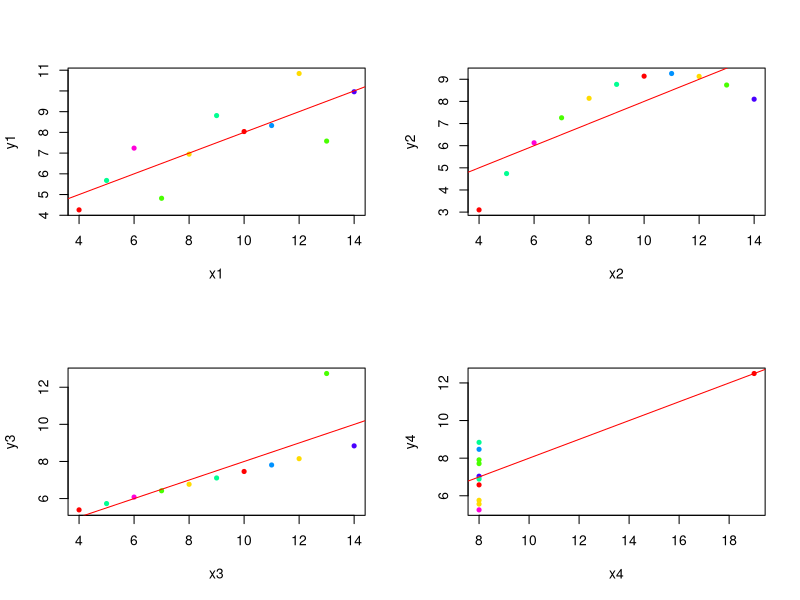

Write R code to recreate this figure.
# Title     : TODO
# Objective : TODO
# Created by: justk
# Created on: 2021-06-14

#windows(height = 5.5, width = 5)
par(mfrow = c(2, 2))
attach(anscombe)
for (i in 1:4) {
    x <- get(paste0('x', i))
    y <- get(paste0('y', i))
    plot(x = x,
         y = y,
         pch = 20,
         xlab = paste0('x', i),
         ylab = paste0('y', i),
         col = rainbow(7)
    )
    abline(lm(y ~ x), col = 'red')
}
length(anscombe)